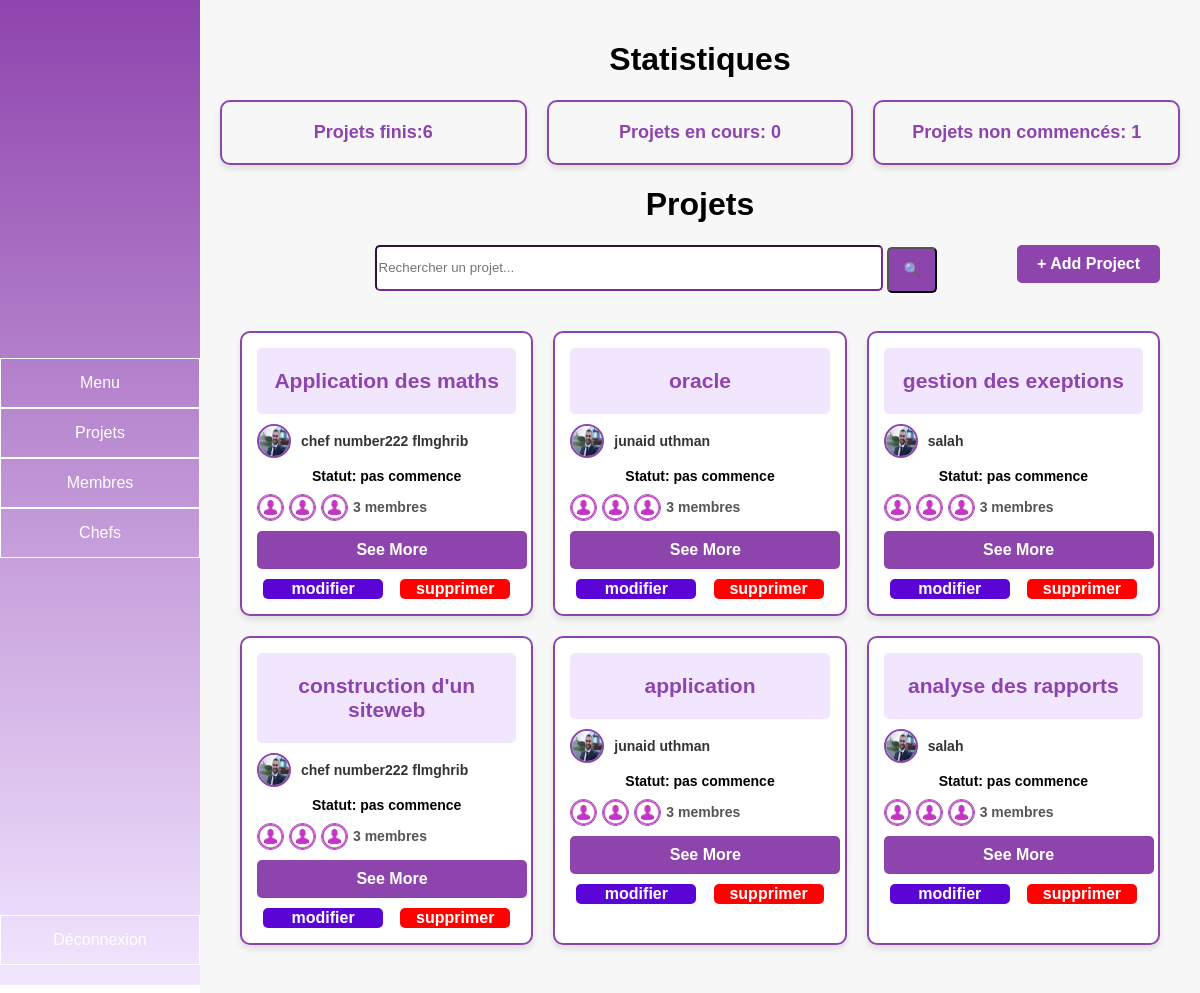
Screenshot of /espace_admin/index.php?action=projects (signed in) with the database file from the repository.
### tables this page shows
CREATE TABLE `projet` (
  `id_projet` int(11) NOT NULL,
  `nom_projet` varchar(300) NOT NULL,
  `description_projet` varchar(300) NOT NULL,
  `date_debut_projet` date NOT NULL,
  `date_fin_projet` date NOT NULL,
  `statut_projet` varchar(20) NOT NULL,
  `id_user` int(11) DEFAULT NULL
);

CREATE TABLE `user` (
  `id_user` int(11) NOT NULL,
  `nom_user` varchar(30) NOT NULL,
  `email` varchar(30) NOT NULL,
  `password` varchar(300) NOT NULL,
  `role` varchar(30) NOT NULL
);

### espace_admin/model/project_transaction.php (called while the page is built, shortened)
<?php
    class project_transaction{
        private $conn;
        public function __construct(){
            $db_project = new database();
            $this->conn =  $db_project->connect();
        }
        public function project_info(){
            $query = $this->conn->prepare("SELECT id_projet,nom_projet,description_projet,
                                                date_debut_projet,date_fin_projet,statut_projet,
                                                id_user,nom_user FROM projet NATURAL JOIN user WHERE projet.id_user=user.id_user");
            if($query->execute()){
                $project_infos=$query->fetchAll(PDO::FETCH_ASSOC);
                return $project_infos;
            }
        }
        public function stat_projet_pas_comm(){
            $projet_pas_comm=$this->conn->query("SELECT count(id_projet) as projet_pas_commence FROM projet WHERE statut_projet='Pas commencé'");
            if($projet_pas_comm->execute()){
                return $projet_pas_comm->fetch();
            }
        }
        public function stat_projet_encour(){
            $projet_encour=$this->conn->query("SELECT count(id_projet) as projet_encour FROM projet WHERE statut_projet='En cours'");            if($projet_encour->execute()){
                return $projet_encour->fetch();
            }
        }
        public function stat_projet_fini(){
            $projet_finie=$this->conn->query("SELECT count(id_projet) as projet_fini FROM projet WHERE statut_projet='Terminé'");
            if($projet_finie->execute()){
                return $projet_finie->fetch();
            }
        }
    }
?>

### espace_admin/model/database.php (called while the page is built, shortened)
<?php
class database {
    private $host = "localhost";
    private $db_name = "gestion_projet";
    private $username = "root";
    private $password = "";
    public function connect() {
        $this->conn = null;
        try {
            $this->conn = new PDO(
                "mysql:host=" . $this->host . ";dbname=" . $this->db_name,
                $this->username,
                $this->password
            );
            $this->conn->setAttribute(PDO::ATTR_ERRMODE, PDO::ERRMODE_EXCEPTION);
        } catch (PDOException $e) {
            echo "Erreur de connexion : " . $e->getMessage();
        }
        return $this->conn;
    }
}
?>

### espace_admin/vue/html/display_projects.php (the view, shortened to what this page needs)
<!DOCTYPE html>
<html lang="en">
<head>
    <link rel="stylesheet" href="http://localhost/gestion_projet/espace_admin/vue/css/display_projects.css">
</head>
<body>
<div class="sidebar">
        <div class="buttons">
            <a href="index.php?action=homepage"><button>Menu</button></a>
            <a href="index.php?action=projects"><button>Projets</button></a>
            <a href="index.php?action=membres"><button>Membres</button></a>
            <a href="index.php?action=chefs"><button>Chefs</button></a>
        </div>
        <a href="index.php?action=deconexion"><button class="logout">Déconnexion</button></a>
    </div>
    <div class="content">
        <div id="menue" class="menue">
            <h1>Statistiques</h1>
        </div>
        <div class="stats-section">
            <div class="stat-box">Projets finis:<?php echo $pas_comm["projet_pas_commence"]; ?></div>
            <div class="stat-box">Projets en cours: <?php echo $encour["projet_encour"]; ?></div>
            <div class="stat-box">Projets non commencés: <?php echo $finies["projet_fini"]; ?></div>
        </div>
        <div id="menue" class="menue">
            <h1>Projets</h1>
        </div>
        <div class="add-project">
            <form action="index.php?action=search_projects" method="post">
                <input type="text" name="search_query" class="search_bar" placeholder="Rechercher un projet...">
                <button type="submit" class="search_button">&#128269;</button>
            </form>
            <a href="index.php?action=add_project_page"><button class="add-project-button">+ Add Project</button></a>
        </div>
        <div class="projects-section">
            <?php foreach($project_info as $info) { ?>
                <div class="project-box">
                    <div class="project-title">
                        <h3><?php echo $info["nom_projet"]; ?></h3>
                    </div>
                    <div class="project-header">
                        <img src="http://localhost/gestion_projet/espace_admin/images/profileprotectionsnap-350x264.jpg" alt="Chef de projet" class="chef-image">
                        <span class="chef-name"><?php echo $info["nom_user"] ?></span>
                    </div>
                    <div class="project-status">Statut: <?php echo $info["statut_projet"]; ?></div>
                    <div class="project-members">
                        <img src="http://localhost/gestion_projet/espace_admin/images/images.png" alt="Membre 1" class="member-image">
                        <img src="http://localhost/gestion_projet/espace_admin/images/images.png" alt="Membre 2" class="member-image">
                        <img src="http://localhost/gestion_projet/espace_admin/images/images.png" alt="Membre 3" class="member-image">
                        <span class="member-count">3 membres</span>
                    </div>
                    <a href="index.php?action=see_more&id_projet=<?php echo $info["id_projet"]; ?>"><button class="see_more_button">See More</button></a>
                    <div class="update_buttons">
                        <a href="index.php?action=modify_project_page&id_projet=<?php echo $info["id_projet"]; ?>"><button class="modifier_button">modifier</button></a>
                        <a href="index.php?action=delet_project&id_projet=<?php echo $info["id_projet"]; ?>"><button class="supprimer_button">supprimer</button></a>
                    </div>
                </div>
            <?php } ?>
        </div>
    </div>
</body>
</html>

### espace_admin/vue/css/display_projects.css (style rules this page uses)
body { margin: 0; font-family: Arial, sans-serif; display: flex; height: 100vh; }
.sidebar { width: 200px; background: linear-gradient(180deg, #8e44ad, #f2e6ff); padding: 0; display: flex; flex-direction: column; justify-content: space-between; align-items: stretch; position: fixed; height: 100vh; top: 0; left: 0; }
.sidebar .buttons { display: flex; flex-direction: column; margin-top: auto; margin-bottom: auto; width: 100%; }
.sidebar button { background: none; border: 1px solid white; padding: 15px; color: white; text-align: center; font-size: 16px; cursor: pointer; width: 100%; transition: background 0.3s; }
.content { flex: 1; padding: 20px; background: #f7f7f7; overflow-y: auto; margin-left: 200px; height: 100vh; }
.sidebar .logout { margin-bottom: 20px; width: 100%; }
.menue { width: 100%; text-align: center; }
.stats-section { display: flex; justify-content: space-around; margin: 20px 0; text-align: center; gap: 20px; }
.stat-box { background-color: #f7f7f7; color: #8e44ad; border: 2px solid #8e44ad; border-radius: 10px; padding: 20px; width: 30%; font-size: 18px; font-weight: bold; box-shadow: 0 4px 6px rgba(0, 0, 0, 0.1); }
.add-project { display: flex; justify-content: flex-end; margin-bottom: 20px; padding-right: 20px; }
.search_bar { position: relative; right: 80px; width: 500px; height: 40px; border-color: #732d91; border-radius: 5px; }
.search_button { position: relative; right: 80px; top: 2px; width: 50px; height: 46px; background-color: #8e44ad; border-radius: 5px; }
.add-project-button { background-color: #8e44ad; color: white; border: none; padding: 10px 20px; font-size: 16px; font-weight: bold; border-radius: 5px; cursor: pointer; transition: background-color 0.3s ease, box-shadow 0.3s ease; }
.projects-section { display: grid; grid-template-columns: repeat(auto-fill, minmax(250px, 1fr)); gap: 20px; padding: 20px; }
.project-box { background-color: #fff; border: 2px solid #8e44ad; border-radius: 10px; box-shadow: 0 4px 6px rgba(0, 0, 0, 0.1); padding: 15px; text-align: center; display: flex; flex-direction: column; gap: 10px; }
.project-header { display: flex; align-items: center; justify-content: center; gap: 10px; font-size: 16px; font-weight: bold; }
.chef-image { width: 40px; height: 40px; border-radius: 50%; border: 2px solid #8e44ad; }
.project-members { display: flex; justify-content: center; gap: -10px; }
.member-image { width: 30px; height: 30px; border-radius: 50%; border: 2px solid #8e44ad; }
.project-status { color: black; border-radius: 5px; font-size: 14px; font-weight: bold; }
.project-title { text-align: center; font-size: 18px; font-weight: bold; color: #8e44ad; background-color: #f2e6ff; width: 100%; border-radius: 5px; }
.project-header { display: flex; align-items: center; justify-content: flex-start; gap: 10px; font-size: 14px; font-weight: bold; }
.chef-name { color: #333; }
.chef-image { width: 30px; height: 30px; border-radius: 50%; border: 2px solid #8e44ad; }
.project-members { display: flex; align-items: center; justify-content: flex-start; gap: 5px; }
.member-image { width: 25px; height: 25px; border-radius: 50%; border: 1px solid #8e44ad; }
.member-count { font-size: 14px; color: #555; font-weight: bold; }
.see_more_button { background-color: #8e44ad; color: white; border: none; padding: 10px 20px; font-size: 16px; font-weight: bold; border-radius: 5px; cursor: pointer; transition: background-color 0.3s ease, box-shadow 0.3s ease; width: 270px; }
.update_buttons { display: flex; justify-content: space-around; gap: 5px; }
.modifier_button { width: 120px; background-color: #5b04d6; color: white; border: none; font-size: 16px; font-weight: bold; border-radius: 5px; cursor: pointer; transition: background-color 0.3s ease, box-shadow 0.3s ease; }
.supprimer_button { width: 110px; background-color: #ff0101; color: white; border: none; font-size: 16px; font-weight: bold; border-radius: 5px; cursor: pointer; transition: background-color 0.3s ease, box-shadow 0.3s ease; }

### rows the page displays
projet: nom_projet "Application des maths", id_user.nom_user "chef number222 flmghrib", statut_projet "pas commence"
projet: nom_projet "oracle", id_user.nom_user "junaid uthman", statut_projet "pas commence"
projet: nom_projet "gestion des exeptions", id_user.nom_user "salah", statut_projet "pas commence"
projet: nom_projet "construction d'un siteweb", id_user.nom_user "chef number222 flmghrib", statut_projet "pas commence"
projet: nom_projet "application", id_user.nom_user "junaid uthman", statut_projet "pas commence"
projet: nom_projet "analyse des rapports", id_user.nom_user "salah", statut_projet "pas commence"

### other values shown
$pas_comm["projet_pas_commence"] "6"
$encour["projet_encour"] "0"
$finies["projet_fini"] "1"
